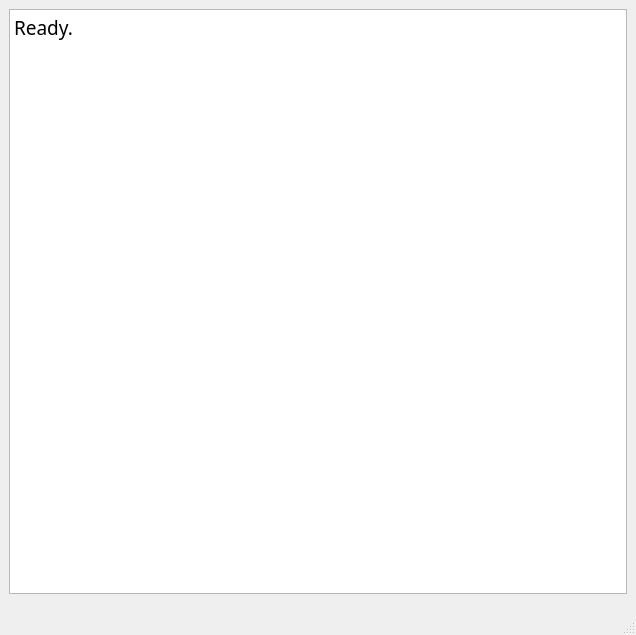
<?xml version="1.0" encoding="UTF-8"?>
<ui version="4.0">
 <class>TraceWindow</class>
 <widget class="QMainWindow" name="TraceWindow">
  <property name="geometry">
   <rect>
    <x>0</x>
    <y>0</y>
    <width>636</width>
    <height>635</height>
   </rect>
  </property>
  <property name="font">
   <font>
    <family>Fira Mono</family>
    <pointsize>14</pointsize>
   </font>
  </property>
  <property name="windowTitle">
   <string>Trace Output Window</string>
  </property>
  <widget class="QWidget" name="centralwidget">
   <layout class="QGridLayout" name="gridLayout">
    <item row="0" column="0">
     <widget class="CachedPlainTextEdit" name="plainTextEditOutput">
      <property name="font">
       <font>
        <family>Fira Mono</family>
        <pointsize>14</pointsize>
       </font>
      </property>
      <property name="contextMenuPolicy">
       <enum>Qt::CustomContextMenu</enum>
      </property>
      <property name="documentTitle">
       <string/>
      </property>
      <property name="readOnly">
       <bool>true</bool>
      </property>
      <property name="plainText">
       <string>Ready.</string>
      </property>
      <property name="centerOnScroll">
       <bool>false</bool>
      </property>
     </widget>
    </item>
   </layout>
  </widget>
  <widget class="QStatusBar" name="statusbar"/>
 </widget>
 <customwidgets>
  <customwidget>
   <class>CachedPlainTextEdit</class>
   <extends>QPlainTextEdit</extends>
   <header location="global">cachedplaintextedit.h</header>
  </customwidget>
 </customwidgets>
 <resources/>
 <connections/>
</ui>
